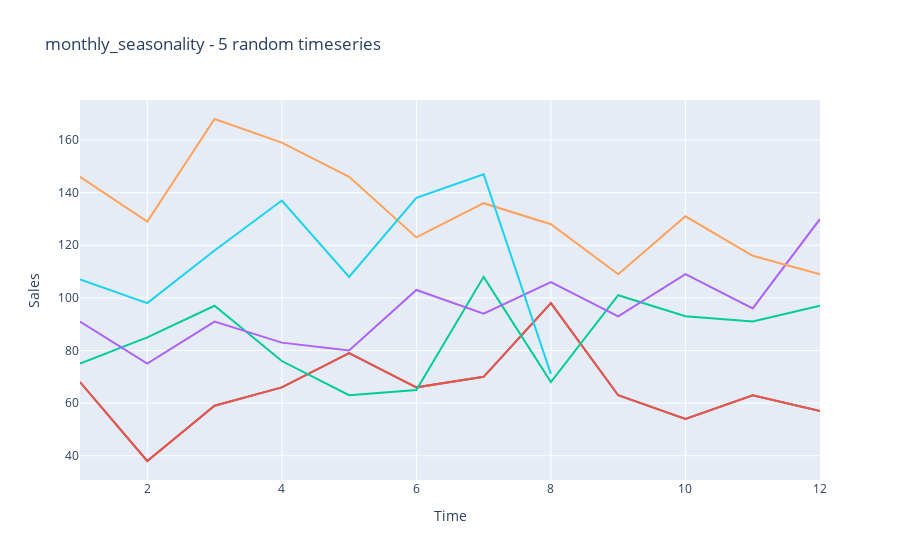

Write notebook code for a chart like this one.
### Markdown cell above
- Seasonality

### Code cell
plot.plot_seasonality(df_train_preprocessed, '1_AUTOMOTIVE', 'monthly', 5)

### Figure 1 — Plotly figure (JSON) as saved in the notebook; plotly's stock layout.template omitted (floating-point values rounded to 4 significant figures)
{"data": [{"hovertemplate": "Time=%{x}<br>Sales=%{y}<extra></extra>", "legendgroup": "", "line": {"color": "#636efa", "dash": "solid"}, "marker": {"symbol": "circle"}, "mode": "lines", "name": "", "orientation": "v", "showlegend": false, "type": "scatter", "x": [1, 2, 3, 4, 5, 6, 7, 8, 9, 10, 11, 12], "xaxis": "x", "y": [68, 38, 59, 66, 79, 66, 70, 98, 63, 54, 63, 57], "yaxis": "y"}, {"mode": "lines", "type": "scatter", "x": [1, 2, 3, 4, 5, 6, 7, 8, 9, 10, 11, 12], "y": [68, 38, 59, 66, 79, 66, 70, 98, 63, 54, 63, 57]}, {"mode": "lines", "type": "scatter", "x": [1, 2, 3, 4, 5, 6, 7, 8, 9, 10, 11, 12], "y": [75, 85, 97, 76, 63, 65, 108, 68, 101, 93, 91, 97]}, {"mode": "lines", "type": "scatter", "x": [1, 2, 3, 4, 5, 6, 7, 8, 9, 10, 11, 12], "y": [91, 75, 91, 83, 80, 103, 94, 106, 93, 109, 96, 130]}, {"mode": "lines", "type": "scatter", "x": [1, 2, 3, 4, 5, 6, 7, 8, 9, 10, 11, 12], "y": [146, 129, 168, 159, 146, 123, 136, 128, 109, 131, 116, 109]}, {"mode": "lines", "type": "scatter", "x": [1, 2, 3, 4, 5, 6, 7, 8], "y": [107, 98, 118, 137, 108, 138, 147, 71]}, {"mode": "lines", "type": "scatter", "x": [[2013, 1, 68], [2013, 2, 38], [2013, 3, 59], [2013, 4, 66], [2013, 5, 79], [2013, 6, 66], [2013, 7, 70], [2013, 8, 98], [2013, 9, 63], [2013, 10, 54], [2013, 11, 63], [2013, 12, 57]], "y": [68, 38, 59, 66, 79, 66, 70, 98, 63, 54, 63, 57]}, {"mode": "lines", "type": "scatter", "x": [[2014, 1, 75], [2014, 2, 85], [2014, 3, 97], [2014, 4, 76], [2014, 5, 63], [2014, 6, 65], [2014, 7, 108], [2014, 8, 68], [2014, 9, 101], [2014, 10, 93], [2014, 11, 91], [2014, 12, 97]], "y": [75, 85, 97, 76, 63, 65, 108, 68, 101, 93, 91, 97]}, {"mode": "lines", "type": "scatter", "x": [[2015, 1, 91], [2015, 2, 75], [2015, 3, 91], [2015, 4, 83], [2015, 5, 80], [2015, 6, 103], [2015, 7, 94], [2015, 8, 106], [2015, 9, 93], [2015, 10, 109], [2015, 11, 96], [2015, 12, 130]], "y": [91, 75, 91, 83, 80, 103, 94, 106, 93, 109, 96, 130]}, {"mode": "lines", "type": "scatter", "x": [[2016, 1, 146], [2016, 2, 129], [2016, 3, 168], [2016, 4, 159], [2016, 5, 146], [2016, 6, 123], [2016, 7, 136], [2016, 8, 128], [2016, 9, 109], [2016, 10, 131], [2016, 11, 116], [2016, 12, 109]], "y": [146, 129, 168, 159, 146, 123, 136, 128, 109, 131, 116, 109]}, {"mode": "lines", "type": "scatter", "x": [[2017, 1, 107], [2017, 2, 98], [2017, 3, 118], [2017, 4, 137], [2017, 5, 108], [2017, 6, 138], [2017, 7, 147], [2017, 8, 71]], "y": [107, 98, 118, 137, 108, 138, 147, 71]}], "layout": {"legend": {"tracegroupgap": 0}, "showlegend": false, "title": {"text": "monthly_seasonality - 5 random timeseries"}, "xaxis": {"anchor": "y", "domain": [0, 1], "title": {"text": "Time"}}, "yaxis": {"anchor": "x", "domain": [0, 1], "title": {"text": "Sales"}}}}
